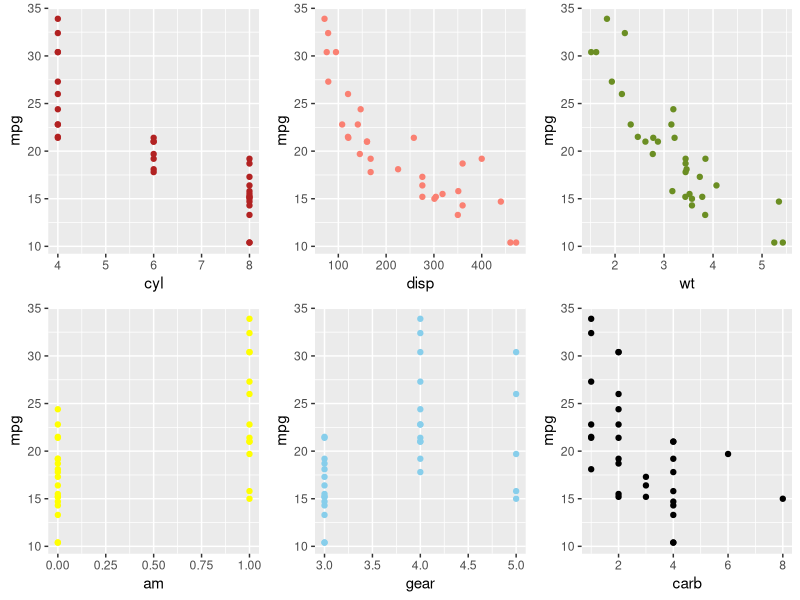
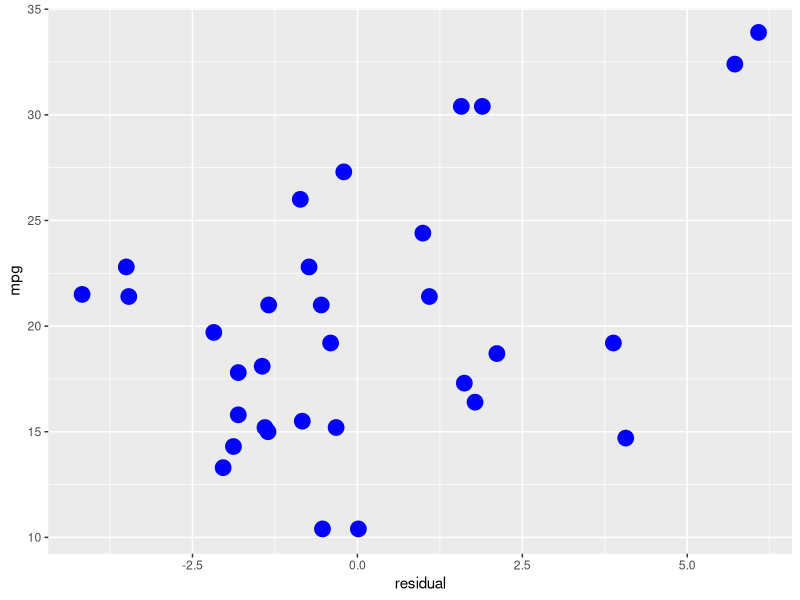

Write R code to recreate these figures, in order.
## ---- chunk 1
head(mtcars)
## ---- chunk 2
library(ggplot2)
cylPlot <- ggplot(mtcars, aes(y=mpg, x=cyl))
cylPlot <- cylPlot + geom_point(color="firebrick")

dispPlot <- ggplot(mtcars, aes(y=mpg, x=disp))
dispPlot <- dispPlot + geom_point(color="salmon")

wtPlot <- ggplot(mtcars, aes(y=mpg, x=wt))
wtPlot <- wtPlot + geom_point(color="olivedrab")

amPlot <- ggplot(mtcars, aes(y=mpg, x=am))
amPlot <- amPlot + geom_point(color="yellow")

gearPlot <- ggplot(mtcars, aes(y=mpg, x=gear))
gearPlot <- gearPlot + geom_point(color="skyblue")

carbPlot <- ggplot(mtcars, aes(y=mpg, x=carb))
carbPlot <- carbPlot + geom_point(color="black")

library(grid)

pushViewport(viewport(layout = grid.layout(2, 3)))
print(cylPlot, vp = viewport(layout.pos.row = 1, layout.pos.col = 1))
print(dispPlot, vp = viewport(layout.pos.row = 1, layout.pos.col = 2))
print(wtPlot, vp = viewport(layout.pos.row = 1, layout.pos.col = 3))

print(amPlot, vp = viewport(layout.pos.row = 2, layout.pos.col = 1))
print(gearPlot, vp = viewport(layout.pos.row = 2, layout.pos.col = 2))
print(carbPlot, vp = viewport(layout.pos.row = 2, layout.pos.col = 3))
## ---- chunk 3
summary(lm(mpg ~ ., data=mtcars))$coefficients

summary(lm(mpg ~ wt, data=mtcars))$coefficients

model <- lm(mpg ~ wt + cyl + am, data=mtcars)
summary(model)$coefficients
## ---- chunk 4
r <- resid(model)
df <- data.frame(mtcars$mpg, r)
colnames(df) <- c("mpg", "residual")
g <- ggplot(data=df, aes(y=mpg, x=residual))
g <- g + geom_point(size=5, colour="blue")
g
